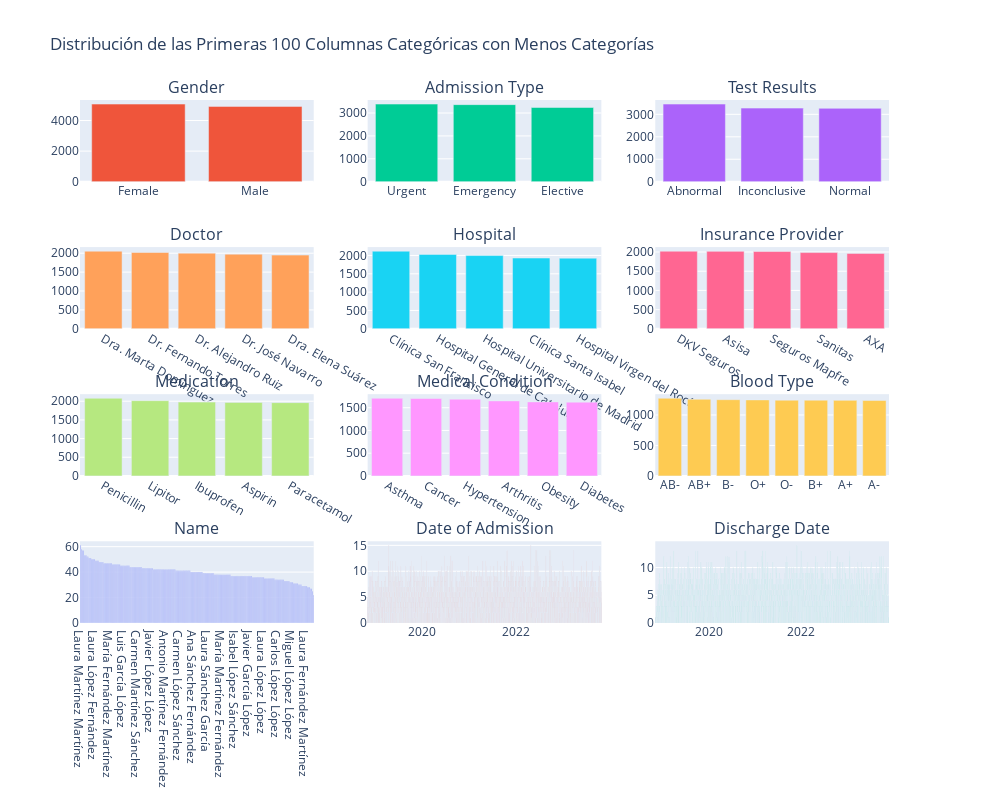

Notebook cell for this chart:
### Code cell
import plotly.express as px

# Seleccionando solo las columnas categóricas
categorical_columns = df.select_dtypes(include=['O'])

# Calculando el número de categorías únicas por columna
unique_counts = {column: df[column].nunique() for column in categorical_columns.columns}

# Ordenando las columnas de menos a más categorías únicas
sorted_columns = sorted(unique_counts, key=unique_counts.get)[:100]

# Determinando el número óptimo de filas y columnas para los primeros 100
num_cols_to_show = len(sorted_columns)
cols = 3  # Asumimos un número deseado de columnas para el layout
rows = math.ceil(num_cols_to_show / cols)

# Ajustando el tamaño de la figura basado en el número de filas y columnas
fig_height = max(200 * rows, 400)  # Altura mínima de 400
fig_width = 1000  # Ancho fijo que puedes ajustar según necesites

# Creando una figura con subplots para las columnas ordenadas
fig = make_subplots(rows=rows, cols=cols, subplot_titles=sorted_columns)

plot_count = 1
for column in sorted_columns:
    row = (plot_count - 1) // cols + 1
    col = (plot_count - 1) % cols + 1
    
    # Contando las ocurrencias de cada categoría
    category_counts = df[column].value_counts()
    category_names = category_counts.index
    
    # Generando colores distintos para cada gráfico
    colors = px.colors.qualitative.Plotly

    fig.add_trace(
        go.Bar(x=category_names, y=category_counts, marker_color=colors[plot_count % len(colors)]), 
        row=row, 
        col=col
    )
    
    plot_count += 1

# Actualizando el layout de la figura
fig.update_layout(
    title_text="Distribución de las Primeras 100 Columnas Categóricas con Menos Categorías",
    showlegend=False,
    height=fig_height, 
    width=fig_width,
    margin=dict(t=100, b=100)  # Ajustando márgenes para evitar solapamientos
)

fig.show()

### Figure 1 — Plotly figure (JSON) as saved in the notebook; plotly's stock layout.template omitted (floating-point values rounded to 4 significant figures; data arrays with more than 128 entries replaced by an {"elided": "..."} marker saying what was removed)
{"data": [{"marker": {"color": "#EF553B"}, "type": "bar", "x": ["Female", "Male"], "xaxis": "x", "y": [5075, 4925], "yaxis": "y"}, {"marker": {"color": "#00CC96"}, "type": "bar", "x": ["Urgent", "Emergency", "Elective"], "xaxis": "x2", "y": [3391, 3367, 3242], "yaxis": "y2"}, {"marker": {"color": "#AB63FA"}, "type": "bar", "x": ["Abnormal", "Inconclusive", "Normal"], "xaxis": "x3", "y": [3456, 3277, 3267], "yaxis": "y3"}, {"marker": {"color": "#FFA15A"}, "type": "bar", "x": ["Dra. Marta Dominguez", "Dr. Fernando Torres", "Dr. Alejandro Ruiz", "Dr. José Navarro", "Dra. Elena Suárez"], "xaxis": "x4", "y": [2054, 2019, 2002, 1975, 1950], "yaxis": "y4"}, {"marker": {"color": "#19D3F3"}, "type": "bar", "x": ["Clínica San Francisco", "Hospital General de Catalunya", "Hospital Universitario de Madrid", "Clínica Santa Isabel", "Hospital Virgen del Rocío"], "xaxis": "x5", "y": [2117, 2028, 1998, 1930, 1927], "yaxis": "y5"}, {"marker": {"color": "#FF6692"}, "type": "bar", "x": ["DKV Seguros", "Asisa", "Seguros Mapfre", "Sanitas", "AXA"], "xaxis": "x6", "y": [2022, 2017, 2013, 1986, 1962], "yaxis": "y6"}, {"marker": {"color": "#B6E880"}, "type": "bar", "x": ["Penicillin", "Lipitor", "Ibuprofen", "Aspirin", "Paracetamol"], "xaxis": "x7", "y": [2079, 2015, 1976, 1968, 1962], "yaxis": "y7"}, {"marker": {"color": "#FF97FF"}, "type": "bar", "x": ["Asthma", "Cancer", "Hypertension", "Arthritis", "Obesity", "Diabetes"], "xaxis": "x8", "y": [1708, 1703, 1688, 1650, 1628, 1623], "yaxis": "y8"}, {"marker": {"color": "#FECB52"}, "type": "bar", "x": ["AB-", "AB+", "B-", "O+", "O-", "B+", "A+", "A-"], "xaxis": "x9", "y": [1275, 1258, 1252, 1248, 1244, 1244, 1241, 1238], "yaxis": "y9"}, {"marker": {"color": "#636EFA"}, "type": "bar", "x": {"elided": "250 str values"}, "xaxis": "x10", "y": {"elided": "250 int values"}, "yaxis": "y10"}, {"marker": {"color": "#EF553B"}, "type": "bar", "x": {"elided": "1815 str values"}, "xaxis": "x11", "y": {"elided": "1815 int values"}, "yaxis": "y11"}, {"marker": {"color": "#00CC96"}, "type": "bar", "x": {"elided": "1834 str values"}, "xaxis": "x12", "y": {"elided": "1834 int values"}, "yaxis": "y12"}], "layout": {"annotations": [{"font": {"size": 16}, "showarrow": false, "text": "Gender", "x": 0.1444, "xanchor": "center", "xref": "paper", "y": 1, "yanchor": "bottom", "yref": "paper"}, {"font": {"size": 16}, "showarrow": false, "text": "Admission Type", "x": 0.5, "xanchor": "center", "xref": "paper", "y": 1, "yanchor": "bottom", "yref": "paper"}, {"font": {"size": 16}, "showarrow": false, "text": "Test Results", "x": 0.8556, "xanchor": "center", "xref": "paper", "y": 1, "yanchor": "bottom", "yref": "paper"}, {"font": {"size": 16}, "showarrow": false, "text": "Doctor", "x": 0.1444, "xanchor": "center", "xref": "paper", "y": 0.7188, "yanchor": "bottom", "yref": "paper"}, {"font": {"size": 16}, "showarrow": false, "text": "Hospital", "x": 0.5, "xanchor": "center", "xref": "paper", "y": 0.7188, "yanchor": "bottom", "yref": "paper"}, {"font": {"size": 16}, "showarrow": false, "text": "Insurance Provider", "x": 0.8556, "xanchor": "center", "xref": "paper", "y": 0.7188, "yanchor": "bottom", "yref": "paper"}, {"font": {"size": 16}, "showarrow": false, "text": "Medication", "x": 0.1444, "xanchor": "center", "xref": "paper", "y": 0.4375, "yanchor": "bottom", "yref": "paper"}, {"font": {"size": 16}, "showarrow": false, "text": "Medical Condition", "x": 0.5, "xanchor": "center", "xref": "paper", "y": 0.4375, "yanchor": "bottom", "yref": "paper"}, {"font": {"size": 16}, "showarrow": false, "text": "Blood Type", "x": 0.8556, "xanchor": "center", "xref": "paper", "y": 0.4375, "yanchor": "bottom", "yref": "paper"}, {"font": {"size": 16}, "showarrow": false, "text": "Name", "x": 0.1444, "xanchor": "center", "xref": "paper", "y": 0.1562, "yanchor": "bottom", "yref": "paper"}, {"font": {"size": 16}, "showarrow": false, "text": "Date of Admission", "x": 0.5, "xanchor": "center", "xref": "paper", "y": 0.1562, "yanchor": "bottom", "yref": "paper"}, {"font": {"size": 16}, "showarrow": false, "text": "Discharge Date", "x": 0.8556, "xanchor": "center", "xref": "paper", "y": 0.1562, "yanchor": "bottom", "yref": "paper"}], "height": 800, "margin": {"b": 100, "t": 100}, "showlegend": false, "title": {"text": "Distribución de las Primeras 100 Columnas Categóricas con Menos Categorías"}, "width": 1000, "xaxis": {"anchor": "y", "domain": [0, 0.2889]}, "xaxis10": {"anchor": "y10", "domain": [0, 0.2889]}, "xaxis11": {"anchor": "y11", "domain": [0.3556, 0.6444]}, "xaxis12": {"anchor": "y12", "domain": [0.7111, 1]}, "xaxis2": {"anchor": "y2", "domain": [0.3556, 0.6444]}, "xaxis3": {"anchor": "y3", "domain": [0.7111, 1]}, "xaxis4": {"anchor": "y4", "domain": [0, 0.2889]}, "xaxis5": {"anchor": "y5", "domain": [0.3556, 0.6444]}, "xaxis6": {"anchor": "y6", "domain": [0.7111, 1]}, "xaxis7": {"anchor": "y7", "domain": [0, 0.2889]}, "xaxis8": {"anchor": "y8", "domain": [0.3556, 0.6444]}, "xaxis9": {"anchor": "y9", "domain": [0.7111, 1]}, "yaxis": {"anchor": "x", "domain": [0.8438, 1]}, "yaxis10": {"anchor": "x10", "domain": [0, 0.1562]}, "yaxis11": {"anchor": "x11", "domain": [0, 0.1562]}, "yaxis12": {"anchor": "x12", "domain": [0, 0.1562]}, "yaxis2": {"anchor": "x2", "domain": [0.8438, 1]}, "yaxis3": {"anchor": "x3", "domain": [0.8438, 1]}, "yaxis4": {"anchor": "x4", "domain": [0.5625, 0.7188]}, "yaxis5": {"anchor": "x5", "domain": [0.5625, 0.7188]}, "yaxis6": {"anchor": "x6", "domain": [0.5625, 0.7188]}, "yaxis7": {"anchor": "x7", "domain": [0.2812, 0.4375]}, "yaxis8": {"anchor": "x8", "domain": [0.2812, 0.4375]}, "yaxis9": {"anchor": "x9", "domain": [0.2812, 0.4375]}}}
